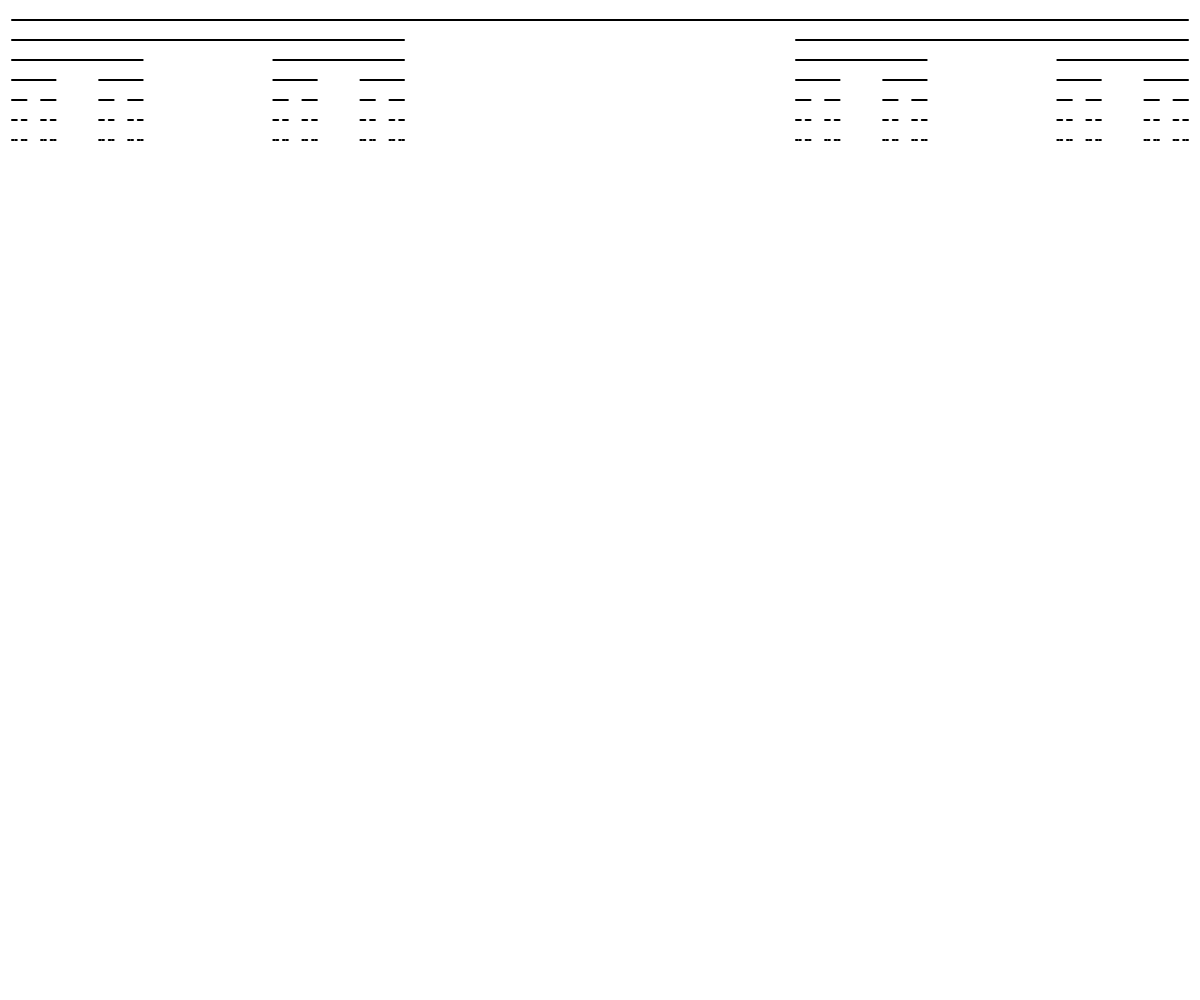
Frame 1 (no input)
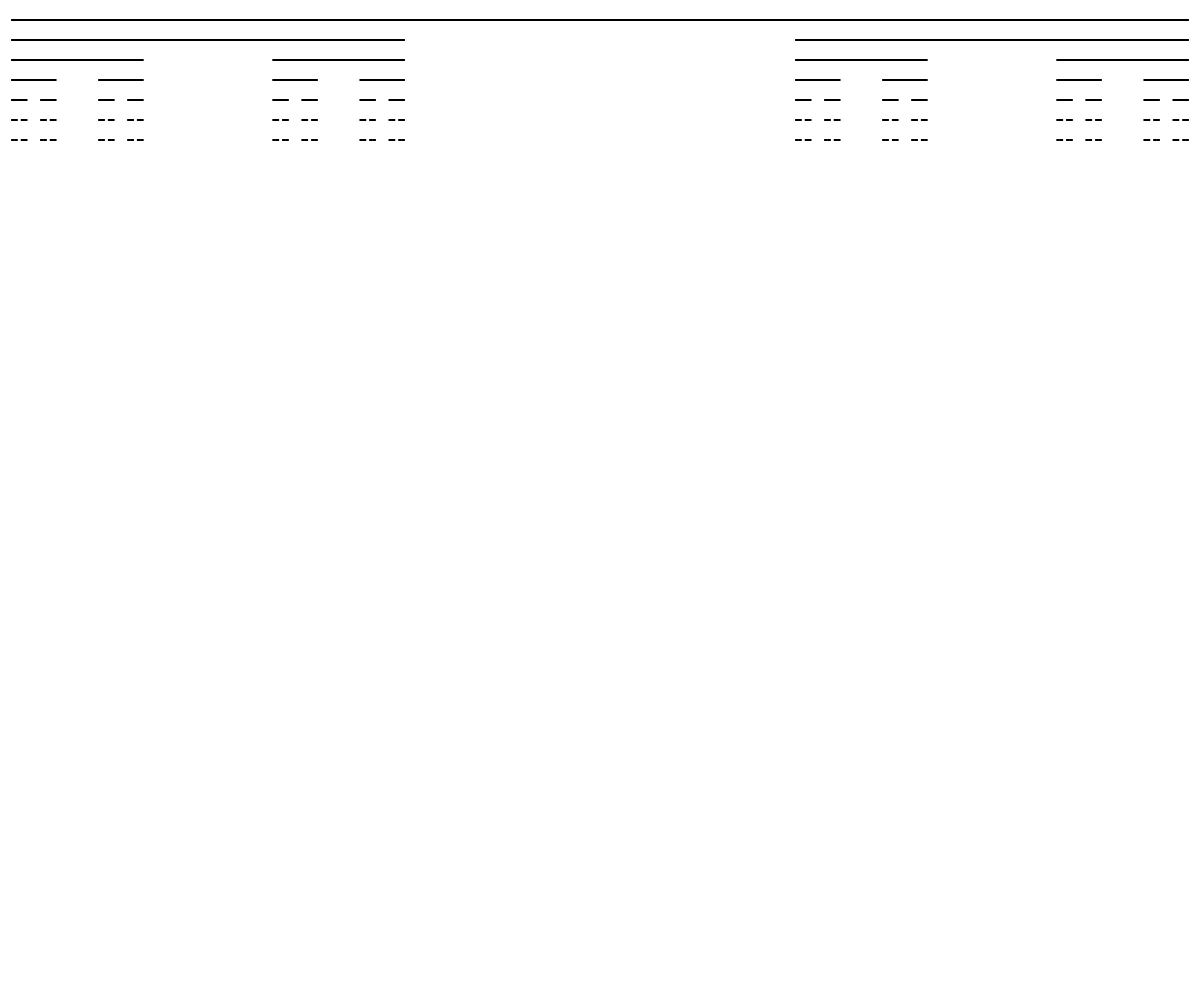
Frame 2 (the mouse pressed at the canvas centre, redrawn once)

The p5.js sketch that drew these frames (run headless with seeded random() and noise() and a simulated clock; the mouse was pressed at the canvas centre and the sketch redrawn once):

// p5.js sketch
// ── sketch.js
let xPadding, yPadding;

function setup() {
  createCanvas(innerWidth, innerHeight)
  noLoop()

  xPadding = floor(width * 0.01)
  yPadding = floor(height * 0.02)
}

function draw() {
  strokeWeight(2)
  cantor(xPadding, yPadding, width - xPadding * 2, yPadding)
}

function cantor(x, y, length, yPadding) {
  if (length > 1) {
    line(x, y, x + length, y)
    cantor(x, y + yPadding, length / 3, yPadding)
    cantor(x + length * 2 / 3, y + yPadding, length / 3, yPadding)
  }
}
